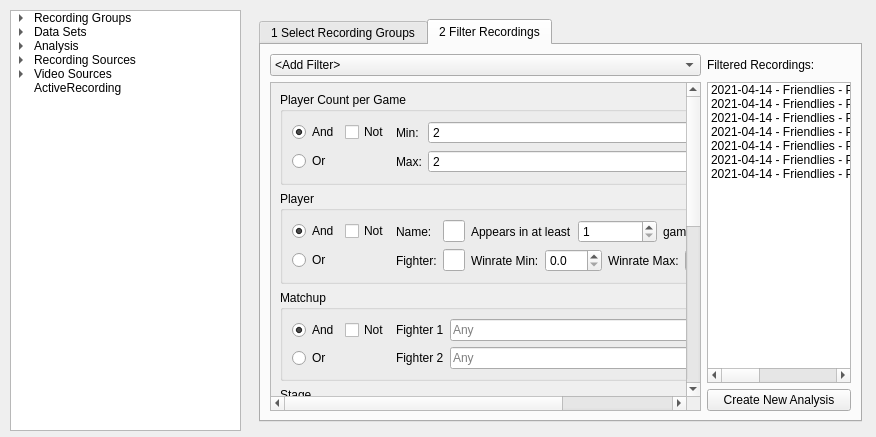
<?xml version="1.0" encoding="UTF-8"?>
<ui version="4.0">
 <class>Form</class>
 <widget class="QWidget" name="Form">
  <property name="geometry">
   <rect>
    <x>0</x>
    <y>0</y>
    <width>876</width>
    <height>437</height>
   </rect>
  </property>
  <property name="windowTitle">
   <string>Form</string>
  </property>
  <widget class="QTreeWidget" name="treeWidget">
   <property name="geometry">
    <rect>
     <x>10</x>
     <y>10</y>
     <width>231</width>
     <height>421</height>
    </rect>
   </property>
   <attribute name="headerVisible">
    <bool>false</bool>
   </attribute>
   <column>
    <property name="text">
     <string>1</string>
    </property>
   </column>
   <item>
    <property name="text">
     <string>Recording Groups</string>
    </property>
    <item>
     <property name="text">
      <string>All</string>
     </property>
    </item>
    <item>
     <property name="text">
      <string>Tournament 1</string>
     </property>
    </item>
    <item>
     <property name="text">
      <string>Practice</string>
     </property>
    </item>
   </item>
   <item>
    <property name="text">
     <string>Data Sets</string>
    </property>
    <item>
     <property name="text">
      <string>Data Set 1</string>
     </property>
    </item>
   </item>
   <item>
    <property name="text">
     <string>Analysis</string>
    </property>
    <item>
     <property name="text">
      <string>Analysis 1</string>
     </property>
     <item>
      <property name="text">
       <string>Kill Confirms</string>
      </property>
     </item>
     <item>
      <property name="text">
       <string>Sequence Search</string>
      </property>
     </item>
     <item>
      <property name="text">
       <string>Shield Entry</string>
      </property>
     </item>
     <item>
      <property name="text">
       <string>Visualizers</string>
      </property>
      <item>
       <property name="text">
        <string>Heat Map</string>
       </property>
      </item>
      <item>
       <property name="text">
        <string>Damage</string>
       </property>
      </item>
      <item>
       <property name="text">
        <string>Histogram</string>
       </property>
      </item>
      <item>
       <property name="text">
        <string>Video</string>
       </property>
      </item>
     </item>
    </item>
   </item>
   <item>
    <property name="text">
     <string>Recording Sources</string>
    </property>
    <item>
     <property name="text">
      <string>Default</string>
     </property>
    </item>
   </item>
   <item>
    <property name="text">
     <string>Video Sources</string>
    </property>
    <item>
     <property name="text">
      <string>ssbu-recordings</string>
     </property>
    </item>
   </item>
   <item>
    <property name="text">
     <string>ActiveRecording</string>
    </property>
   </item>
  </widget>
  <widget class="QStackedWidget" name="stackedWidget">
   <property name="geometry">
    <rect>
     <x>250</x>
     <y>10</y>
     <width>621</width>
     <height>421</height>
    </rect>
   </property>
   <property name="currentIndex">
    <number>0</number>
   </property>
   <widget class="QWidget" name="page">
    <layout class="QVBoxLayout" name="verticalLayout_2">
     <item>
      <widget class="QTabWidget" name="tabWidget">
       <property name="currentIndex">
        <number>1</number>
       </property>
       <widget class="QWidget" name="tab">
        <attribute name="title">
         <string>1 Select Recording Groups</string>
        </attribute>
        <layout class="QGridLayout" name="gridLayout" columnstretch="0,1,3">
         <item row="0" column="0">
          <widget class="QLabel" name="label">
           <property name="text">
            <string>Search:</string>
           </property>
          </widget>
         </item>
         <item row="0" column="1">
          <widget class="QLineEdit" name="lineEdit"/>
         </item>
         <item row="0" column="2" rowspan="2">
          <widget class="QListWidget" name="listWidget_2">
           <item>
            <property name="text">
             <string>2021-04-14 - Friendlies - Player 1 (Pikachu) vs Player 2 (Donkey Kong) Game 8</string>
            </property>
           </item>
           <item>
            <property name="text">
             <string>2021-04-14 - Friendlies - Player 1 (Pikachu) vs Player 2 (Donkey Kong) Game 7</string>
            </property>
           </item>
           <item>
            <property name="text">
             <string>2021-04-14 - Friendlies - Player 1 (Pikachu) vs Player 2 (Donkey Kong) Game 6</string>
            </property>
           </item>
           <item>
            <property name="text">
             <string>2021-04-14 - Friendlies - Player 1 (Pikachu) vs Player 2 (Donkey Kong) Game 5</string>
            </property>
           </item>
           <item>
            <property name="text">
             <string>2021-04-14 - Friendlies - Player 1 (Pikachu) vs Player 2 (Donkey Kong) Game 4</string>
            </property>
           </item>
           <item>
            <property name="text">
             <string>2021-04-14 - Friendlies - Player 1 (Pikachu) vs Player 2 (Donkey Kong) Game 3</string>
            </property>
           </item>
           <item>
            <property name="text">
             <string>2021-04-14 - Friendlies - Player 1 (Pikachu) vs Player 2 (Donkey Kong) Game 2</string>
            </property>
           </item>
          </widget>
         </item>
         <item row="1" column="0" colspan="2">
          <widget class="QListWidget" name="listWidget">
           <item>
            <property name="text">
             <string>All</string>
            </property>
            <property name="checkState">
             <enum>Unchecked</enum>
            </property>
           </item>
           <item>
            <property name="text">
             <string>Tournament 1</string>
            </property>
            <property name="checkState">
             <enum>Checked</enum>
            </property>
           </item>
           <item>
            <property name="text">
             <string>Practice</string>
            </property>
            <property name="checkState">
             <enum>Unchecked</enum>
            </property>
           </item>
          </widget>
         </item>
        </layout>
       </widget>
       <widget class="QWidget" name="tab_2">
        <attribute name="title">
         <string>2 Filter Recordings</string>
        </attribute>
        <layout class="QGridLayout" name="gridLayout_9" columnstretch="3,1">
         <item row="0" column="0">
          <widget class="QComboBox" name="comboBox_2">
           <item>
            <property name="text">
             <string>&lt;Add Filter&gt;</string>
            </property>
           </item>
          </widget>
         </item>
         <item row="0" column="1">
          <widget class="QLabel" name="label_19">
           <property name="text">
            <string>Filtered Recordings:</string>
           </property>
          </widget>
         </item>
         <item row="1" column="1">
          <widget class="QListWidget" name="listWidget_3">
           <item>
            <property name="text">
             <string>2021-04-14 - Friendlies - Player 1 (Pikachu) vs Player 2 (Donkey Kong) Game 8</string>
            </property>
           </item>
           <item>
            <property name="text">
             <string>2021-04-14 - Friendlies - Player 1 (Pikachu) vs Player 2 (Donkey Kong) Game 7</string>
            </property>
           </item>
           <item>
            <property name="text">
             <string>2021-04-14 - Friendlies - Player 1 (Pikachu) vs Player 2 (Donkey Kong) Game 6</string>
            </property>
           </item>
           <item>
            <property name="text">
             <string>2021-04-14 - Friendlies - Player 1 (Pikachu) vs Player 2 (Donkey Kong) Game 5</string>
            </property>
           </item>
           <item>
            <property name="text">
             <string>2021-04-14 - Friendlies - Player 1 (Pikachu) vs Player 2 (Donkey Kong) Game 4</string>
            </property>
           </item>
           <item>
            <property name="text">
             <string>2021-04-14 - Friendlies - Player 1 (Pikachu) vs Player 2 (Donkey Kong) Game 3</string>
            </property>
           </item>
           <item>
            <property name="text">
             <string>2021-04-14 - Friendlies - Player 1 (Pikachu) vs Player 2 (Donkey Kong) Game 2</string>
            </property>
           </item>
          </widget>
         </item>
         <item row="2" column="1">
          <widget class="QPushButton" name="pushButton_8">
           <property name="text">
            <string>Create New Analysis</string>
           </property>
          </widget>
         </item>
         <item row="1" column="0" rowspan="2">
          <widget class="QScrollArea" name="scrollArea">
           <property name="horizontalScrollBarPolicy">
            <enum>Qt::ScrollBarAsNeeded</enum>
           </property>
           <property name="widgetResizable">
            <bool>true</bool>
           </property>
           <widget class="QWidget" name="scrollAreaWidgetContents">
            <property name="geometry">
             <rect>
              <x>0</x>
              <y>-146</y>
              <width>429</width>
              <height>482</height>
             </rect>
            </property>
            <layout class="QVBoxLayout" name="verticalLayout">
             <item>
              <widget class="QGroupBox" name="groupBox">
               <property name="title">
                <string>Player Count per Game</string>
               </property>
               <layout class="QGridLayout" name="gridLayout_2">
                <item row="1" column="3">
                 <widget class="QLabel" name="label_3">
                  <property name="sizePolicy">
                   <sizepolicy hsizetype="Minimum" vsizetype="Preferred">
                    <horstretch>0</horstretch>
                    <verstretch>0</verstretch>
                   </sizepolicy>
                  </property>
                  <property name="text">
                   <string>Max:</string>
                  </property>
                 </widget>
                </item>
                <item row="0" column="4">
                 <widget class="QSpinBox" name="spinBox">
                  <property name="sizePolicy">
                   <sizepolicy hsizetype="MinimumExpanding" vsizetype="Fixed">
                    <horstretch>0</horstretch>
                    <verstretch>0</verstretch>
                   </sizepolicy>
                  </property>
                  <property name="minimum">
                   <number>1</number>
                  </property>
                  <property name="maximum">
                   <number>8</number>
                  </property>
                  <property name="value">
                   <number>2</number>
                  </property>
                 </widget>
                </item>
                <item row="0" column="3">
                 <widget class="QLabel" name="label_2">
                  <property name="sizePolicy">
                   <sizepolicy hsizetype="Minimum" vsizetype="Preferred">
                    <horstretch>0</horstretch>
                    <verstretch>0</verstretch>
                   </sizepolicy>
                  </property>
                  <property name="text">
                   <string>Min:</string>
                  </property>
                 </widget>
                </item>
                <item row="0" column="1">
                 <widget class="QCheckBox" name="checkBox">
                  <property name="text">
                   <string>Not</string>
                  </property>
                 </widget>
                </item>
                <item row="0" column="0">
                 <widget class="QRadioButton" name="radioButton">
                  <property name="text">
                   <string>And</string>
                  </property>
                  <property name="checked">
                   <bool>true</bool>
                  </property>
                 </widget>
                </item>
                <item row="1" column="0">
                 <widget class="QRadioButton" name="radioButton_2">
                  <property name="text">
                   <string>Or</string>
                  </property>
                 </widget>
                </item>
                <item row="1" column="4">
                 <widget class="QSpinBox" name="spinBox_2">
                  <property name="sizePolicy">
                   <sizepolicy hsizetype="MinimumExpanding" vsizetype="Fixed">
                    <horstretch>0</horstretch>
                    <verstretch>0</verstretch>
                   </sizepolicy>
                  </property>
                  <property name="minimum">
                   <number>1</number>
                  </property>
                  <property name="maximum">
                   <number>8</number>
                  </property>
                  <property name="value">
                   <number>2</number>
                  </property>
                 </widget>
                </item>
                <item row="0" column="5" rowspan="2">
                 <widget class="QPushButton" name="pushButton">
                  <property name="sizePolicy">
                   <sizepolicy hsizetype="Minimum" vsizetype="Fixed">
                    <horstretch>0</horstretch>
                    <verstretch>0</verstretch>
                   </sizepolicy>
                  </property>
                  <property name="minimumSize">
                   <size>
                    <width>0</width>
                    <height>0</height>
                   </size>
                  </property>
                  <property name="text">
                   <string>-</string>
                  </property>
                  <property name="iconSize">
                   <size>
                    <width>12</width>
                    <height>12</height>
                   </size>
                  </property>
                 </widget>
                </item>
               </layout>
              </widget>
             </item>
             <item>
              <widget class="QGroupBox" name="groupBox_2">
               <property name="title">
                <string>Player</string>
               </property>
               <layout class="QGridLayout" name="gridLayout_3">
                <item row="1" column="0">
                 <widget class="QRadioButton" name="radioButton_4">
                  <property name="text">
                   <string>Or</string>
                  </property>
                 </widget>
                </item>
                <item row="0" column="3">
                 <widget class="QLabel" name="label_5">
                  <property name="sizePolicy">
                   <sizepolicy hsizetype="Minimum" vsizetype="Preferred">
                    <horstretch>0</horstretch>
                    <verstretch>0</verstretch>
                   </sizepolicy>
                  </property>
                  <property name="text">
                   <string>Name:</string>
                  </property>
                 </widget>
                </item>
                <item row="0" column="4">
                 <widget class="QLineEdit" name="lineEdit_2"/>
                </item>
                <item row="0" column="1">
                 <widget class="QCheckBox" name="checkBox_2">
                  <property name="text">
                   <string>Not</string>
                  </property>
                 </widget>
                </item>
                <item row="0" column="5">
                 <layout class="QHBoxLayout" name="horizontalLayout">
                  <item>
                   <widget class="QLabel" name="label_6">
                    <property name="text">
                     <string>Appears in at least</string>
                    </property>
                   </widget>
                  </item>
                  <item>
                   <widget class="QSpinBox" name="spinBox_3">
                    <property name="minimum">
                     <number>1</number>
                    </property>
                    <property name="maximum">
                     <number>99999</number>
                    </property>
                   </widget>
                  </item>
                  <item>
                   <widget class="QLabel" name="label_7">
                    <property name="text">
                     <string>games</string>
                    </property>
                   </widget>
                  </item>
                 </layout>
                </item>
                <item row="0" column="7" rowspan="2">
                 <widget class="QPushButton" name="pushButton_2">
                  <property name="text">
                   <string>-</string>
                  </property>
                 </widget>
                </item>
                <item row="1" column="4">
                 <widget class="QLineEdit" name="lineEdit_3"/>
                </item>
                <item row="1" column="3">
                 <widget class="QLabel" name="label_4">
                  <property name="sizePolicy">
                   <sizepolicy hsizetype="Minimum" vsizetype="Preferred">
                    <horstretch>0</horstretch>
                    <verstretch>0</verstretch>
                   </sizepolicy>
                  </property>
                  <property name="text">
                   <string>Fighter:</string>
                  </property>
                 </widget>
                </item>
                <item row="1" column="5">
                 <layout class="QHBoxLayout" name="horizontalLayout_2">
                  <item>
                   <widget class="QLabel" name="label_11">
                    <property name="text">
                     <string>Winrate Min:</string>
                    </property>
                   </widget>
                  </item>
                  <item>
                   <widget class="QDoubleSpinBox" name="doubleSpinBox">
                    <property name="decimals">
                     <number>1</number>
                    </property>
                   </widget>
                  </item>
                  <item>
                   <widget class="QLabel" name="label_12">
                    <property name="text">
                     <string>Winrate Max:</string>
                    </property>
                   </widget>
                  </item>
                  <item>
                   <widget class="QDoubleSpinBox" name="doubleSpinBox_2">
                    <property name="decimals">
                     <number>1</number>
                    </property>
                    <property name="maximum">
                     <double>100.000000000000000</double>
                    </property>
                    <property name="value">
                     <double>100.000000000000000</double>
                    </property>
                   </widget>
                  </item>
                 </layout>
                </item>
                <item row="0" column="0">
                 <widget class="QRadioButton" name="radioButton_3">
                  <property name="text">
                   <string>And</string>
                  </property>
                  <property name="checked">
                   <bool>true</bool>
                  </property>
                 </widget>
                </item>
               </layout>
              </widget>
             </item>
             <item>
              <widget class="QGroupBox" name="groupBox_3">
               <property name="title">
                <string>Matchup</string>
               </property>
               <layout class="QGridLayout" name="gridLayout_4">
                <item row="0" column="1">
                 <widget class="QCheckBox" name="checkBox_3">
                  <property name="text">
                   <string>Not</string>
                  </property>
                 </widget>
                </item>
                <item row="0" column="5" rowspan="2">
                 <widget class="QPushButton" name="pushButton_3">
                  <property name="text">
                   <string>-</string>
                  </property>
                 </widget>
                </item>
                <item row="0" column="4">
                 <widget class="QLineEdit" name="lineEdit_4">
                  <property name="placeholderText">
                   <string>Any</string>
                  </property>
                 </widget>
                </item>
                <item row="1" column="0">
                 <widget class="QRadioButton" name="radioButton_5">
                  <property name="text">
                   <string>Or</string>
                  </property>
                 </widget>
                </item>
                <item row="1" column="3">
                 <widget class="QLabel" name="label_10">
                  <property name="sizePolicy">
                   <sizepolicy hsizetype="Minimum" vsizetype="Preferred">
                    <horstretch>0</horstretch>
                    <verstretch>0</verstretch>
                   </sizepolicy>
                  </property>
                  <property name="text">
                   <string>Fighter 2</string>
                  </property>
                 </widget>
                </item>
                <item row="0" column="3">
                 <widget class="QLabel" name="label_8">
                  <property name="sizePolicy">
                   <sizepolicy hsizetype="Minimum" vsizetype="Preferred">
                    <horstretch>0</horstretch>
                    <verstretch>0</verstretch>
                   </sizepolicy>
                  </property>
                  <property name="text">
                   <string>Fighter 1</string>
                  </property>
                 </widget>
                </item>
                <item row="1" column="4">
                 <widget class="QLineEdit" name="lineEdit_5">
                  <property name="text">
                   <string/>
                  </property>
                  <property name="placeholderText">
                   <string>Any</string>
                  </property>
                 </widget>
                </item>
                <item row="0" column="0">
                 <widget class="QRadioButton" name="radioButton_6">
                  <property name="text">
                   <string>And</string>
                  </property>
                  <property name="checked">
                   <bool>true</bool>
                  </property>
                 </widget>
                </item>
               </layout>
              </widget>
             </item>
             <item>
              <widget class="QGroupBox" name="groupBox_4">
               <property name="title">
                <string>Stage</string>
               </property>
               <layout class="QGridLayout" name="gridLayout_5">
                <item row="0" column="1">
                 <widget class="QCheckBox" name="checkBox_4">
                  <property name="text">
                   <string>Not</string>
                  </property>
                 </widget>
                </item>
                <item row="0" column="5" rowspan="2">
                 <widget class="QPushButton" name="pushButton_4">
                  <property name="text">
                   <string>-</string>
                  </property>
                 </widget>
                </item>
                <item row="1" column="0">
                 <widget class="QRadioButton" name="radioButton_7">
                  <property name="text">
                   <string>Or</string>
                  </property>
                 </widget>
                </item>
                <item row="0" column="3" rowspan="2">
                 <widget class="QLabel" name="label_9">
                  <property name="sizePolicy">
                   <sizepolicy hsizetype="Minimum" vsizetype="Preferred">
                    <horstretch>0</horstretch>
                    <verstretch>0</verstretch>
                   </sizepolicy>
                  </property>
                  <property name="text">
                   <string>Stage Name:</string>
                  </property>
                 </widget>
                </item>
                <item row="0" column="4" rowspan="2">
                 <widget class="QLineEdit" name="lineEdit_6">
                  <property name="placeholderText">
                   <string>Any</string>
                  </property>
                 </widget>
                </item>
               </layout>
              </widget>
             </item>
             <item>
              <widget class="QGroupBox" name="groupBox_5">
               <property name="title">
                <string>Game</string>
               </property>
               <layout class="QGridLayout" name="gridLayout_6">
                <item row="1" column="3">
                 <widget class="QLabel" name="label_15">
                  <property name="text">
                   <string>Winner:</string>
                  </property>
                 </widget>
                </item>
                <item row="0" column="3">
                 <widget class="QLabel" name="label_13">
                  <property name="sizePolicy">
                   <sizepolicy hsizetype="Minimum" vsizetype="Preferred">
                    <horstretch>0</horstretch>
                    <verstretch>0</verstretch>
                   </sizepolicy>
                  </property>
                  <property name="text">
                   <string>Format:</string>
                  </property>
                 </widget>
                </item>
                <item row="1" column="0">
                 <widget class="QRadioButton" name="radioButton_9">
                  <property name="text">
                   <string>Or</string>
                  </property>
                 </widget>
                </item>
                <item row="0" column="1">
                 <widget class="QCheckBox" name="checkBox_5">
                  <property name="text">
                   <string>Not</string>
                  </property>
                 </widget>
                </item>
                <item row="1" column="4">
                 <widget class="QComboBox" name="comboBox_3">
                  <item>
                   <property name="text">
                    <string>Player 1</string>
                   </property>
                  </item>
                 </widget>
                </item>
                <item row="0" column="5">
                 <widget class="QLabel" name="label_17">
                  <property name="text">
                   <string>Length min:</string>
                  </property>
                 </widget>
                </item>
                <item row="0" column="4">
                 <widget class="QComboBox" name="comboBox">
                  <property name="sizePolicy">
                   <sizepolicy hsizetype="MinimumExpanding" vsizetype="Fixed">
                    <horstretch>0</horstretch>
                    <verstretch>0</verstretch>
                   </sizepolicy>
                  </property>
                  <item>
                   <property name="text">
                    <string>Bo3</string>
                   </property>
                  </item>
                 </widget>
                </item>
                <item row="0" column="7" rowspan="2">
                 <widget class="QPushButton" name="pushButton_5">
                  <property name="text">
                   <string>-</string>
                  </property>
                 </widget>
                </item>
                <item row="0" column="6">
                 <widget class="QTimeEdit" name="timeEdit">
                  <property name="currentSection">
                   <enum>QDateTimeEdit::MinuteSection</enum>
                  </property>
                  <property name="displayFormat">
                   <string>mm:ss</string>
                  </property>
                 </widget>
                </item>
                <item row="1" column="5">
                 <widget class="QLabel" name="label_18">
                  <property name="text">
                   <string>Length Max:</string>
                  </property>
                 </widget>
                </item>
                <item row="1" column="6">
                 <widget class="QTimeEdit" name="timeEdit_2">
                  <property name="displayFormat">
                   <string>mm:ss</string>
                  </property>
                 </widget>
                </item>
                <item row="0" column="0">
                 <widget class="QRadioButton" name="radioButton_8">
                  <property name="text">
                   <string>And</string>
                  </property>
                  <property name="checked">
                   <bool>true</bool>
                  </property>
                 </widget>
                </item>
               </layout>
              </widget>
             </item>
             <item>
              <widget class="QGroupBox" name="groupBox_6">
               <property name="title">
                <string>Date</string>
               </property>
               <layout class="QGridLayout" name="gridLayout_7">
                <item row="0" column="5" rowspan="2">
                 <widget class="QPushButton" name="pushButton_6">
                  <property name="text">
                   <string>-</string>
                  </property>
                 </widget>
                </item>
                <item row="0" column="1">
                 <widget class="QCheckBox" name="checkBox_6">
                  <property name="text">
                   <string>Not</string>
                  </property>
                 </widget>
                </item>
                <item row="1" column="0">
                 <widget class="QRadioButton" name="radioButton_11">
                  <property name="text">
                   <string>Or</string>
                  </property>
                 </widget>
                </item>
                <item row="0" column="3">
                 <widget class="QLabel" name="label_14">
                  <property name="sizePolicy">
                   <sizepolicy hsizetype="Minimum" vsizetype="Preferred">
                    <horstretch>0</horstretch>
                    <verstretch>0</verstretch>
                   </sizepolicy>
                  </property>
                  <property name="text">
                   <string>From:</string>
                  </property>
                 </widget>
                </item>
                <item row="1" column="3">
                 <widget class="QLabel" name="label_16">
                  <property name="text">
                   <string>To:</string>
                  </property>
                 </widget>
                </item>
                <item row="0" column="4">
                 <widget class="QDateTimeEdit" name="dateTimeEdit">
                  <property name="sizePolicy">
                   <sizepolicy hsizetype="MinimumExpanding" vsizetype="Fixed">
                    <horstretch>0</horstretch>
                    <verstretch>0</verstretch>
                   </sizepolicy>
                  </property>
                 </widget>
                </item>
                <item row="1" column="4">
                 <widget class="QDateTimeEdit" name="dateTimeEdit_2">
                  <property name="sizePolicy">
                   <sizepolicy hsizetype="MinimumExpanding" vsizetype="Fixed">
                    <horstretch>0</horstretch>
                    <verstretch>0</verstretch>
                   </sizepolicy>
                  </property>
                 </widget>
                </item>
                <item row="0" column="0">
                 <widget class="QRadioButton" name="radioButton_10">
                  <property name="text">
                   <string>And</string>
                  </property>
                  <property name="checked">
                   <bool>true</bool>
                  </property>
                 </widget>
                </item>
               </layout>
              </widget>
             </item>
             <item>
              <widget class="QGroupBox" name="groupBox_7">
               <property name="title">
                <string>Damage</string>
               </property>
               <layout class="QGridLayout" name="gridLayout_8">
                <item row="0" column="5" rowspan="2">
                 <widget class="QPushButton" name="pushButton_7">
                  <property name="text">
                   <string>-</string>
                  </property>
                 </widget>
                </item>
                <item row="0" column="1">
                 <widget class="QCheckBox" name="checkBox_7">
                  <property name="text">
                   <string>Not</string>
                  </property>
                 </widget>
                </item>
                <item row="1" column="0">
                 <widget class="QRadioButton" name="radioButton_14">
                  <property name="text">
                   <string>Or</string>
                  </property>
                 </widget>
                </item>
                <item row="0" column="3" rowspan="2">
                 <widget class="QLabel" name="label_20">
                  <property name="text">
                   <string>Max:</string>
                  </property>
                 </widget>
                </item>
                <item row="0" column="4" rowspan="2">
                 <widget class="QDoubleSpinBox" name="doubleSpinBox_4">
                  <property name="sizePolicy">
                   <sizepolicy hsizetype="MinimumExpanding" vsizetype="Fixed">
                    <horstretch>0</horstretch>
                    <verstretch>0</verstretch>
                   </sizepolicy>
                  </property>
                  <property name="decimals">
                   <number>1</number>
                  </property>
                  <property name="maximum">
                   <double>999.000000000000000</double>
                  </property>
                  <property name="value">
                   <double>999.000000000000000</double>
                  </property>
                 </widget>
                </item>
                <item row="0" column="0">
                 <widget class="QRadioButton" name="radioButton_12">
                  <property name="text">
                   <string>And</string>
                  </property>
                  <property name="checked">
                   <bool>true</bool>
                  </property>
                 </widget>
                </item>
               </layout>
              </widget>
             </item>
            </layout>
           </widget>
          </widget>
         </item>
        </layout>
       </widget>
      </widget>
     </item>
    </layout>
   </widget>
   <widget class="QWidget" name="page_2">
    <layout class="QVBoxLayout" name="verticalLayout_3">
     <item>
      <widget class="QTabWidget" name="tabWidget_2">
       <property name="currentIndex">
        <number>0</number>
       </property>
       <widget class="QWidget" name="tab_3">
        <attribute name="title">
         <string>Data Set</string>
        </attribute>
        <widget class="QLabel" name="label_21">
         <property name="geometry">
          <rect>
           <x>20</x>
           <y>20</y>
           <width>121</width>
           <height>21</height>
          </rect>
         </property>
         <property name="text">
          <string>Select input data set to analyze:</string>
         </property>
        </widget>
        <widget class="QComboBox" name="comboBox_4">
         <property name="geometry">
          <rect>
           <x>20</x>
           <y>50</y>
           <width>121</width>
           <height>22</height>
          </rect>
         </property>
         <item>
          <property name="text">
           <string>Data Set 1</string>
          </property>
         </item>
        </widget>
        <widget class="QLabel" name="label_23">
         <property name="geometry">
          <rect>
           <x>20</x>
           <y>100</y>
           <width>131</width>
           <height>16</height>
          </rect>
         </property>
         <property name="text">
          <string>Select point of view:</string>
         </property>
        </widget>
        <widget class="QComboBox" name="comboBox_5">
         <property name="geometry">
          <rect>
           <x>20</x>
           <y>130</y>
           <width>121</width>
           <height>22</height>
          </rect>
         </property>
         <item>
          <property name="text">
           <string>Player 1</string>
          </property>
         </item>
        </widget>
       </widget>
       <widget class="QWidget" name="tab_4">
        <attribute name="title">
         <string>Kill Confirms</string>
        </attribute>
        <widget class="QWidget" name="formLayoutWidget">
         <property name="geometry">
          <rect>
           <x>20</x>
           <y>30</y>
           <width>161</width>
           <height>111</height>
          </rect>
         </property>
         <layout class="QFormLayout" name="formLayout">
          <item row="0" column="0">
           <widget class="QLabel" name="label_22">
            <property name="text">
             <string>Kill confirms found:</string>
            </property>
           </widget>
          </item>
          <item row="1" column="0">
           <widget class="QLabel" name="label_24">
            <property name="text">
             <string>Unique sequences:</string>
            </property>
           </widget>
          </item>
          <item row="0" column="1">
           <widget class="QLineEdit" name="lineEdit_7">
            <property name="text">
             <string>8</string>
            </property>
           </widget>
          </item>
          <item row="1" column="1">
           <widget class="QLineEdit" name="lineEdit_8">
            <property name="text">
             <string>2</string>
            </property>
           </widget>
          </item>
          <item row="2" column="0">
           <spacer name="verticalSpacer">
            <property name="orientation">
             <enum>Qt::Vertical</enum>
            </property>
            <property name="sizeHint" stdset="0">
             <size>
              <width>20</width>
              <height>40</height>
             </size>
            </property>
           </spacer>
          </item>
          <item row="3" column="0" colspan="2">
           <widget class="QPushButton" name="pushButton_9">
            <property name="text">
             <string>Visualize</string>
            </property>
           </widget>
          </item>
         </layout>
        </widget>
       </widget>
       <widget class="QWidget" name="tab_5">
        <attribute name="title">
         <string>Sequence Search</string>
        </attribute>
       </widget>
       <widget class="QWidget" name="tab_6">
        <attribute name="title">
         <string>Shield Entry</string>
        </attribute>
       </widget>
       <widget class="QWidget" name="tab_7">
        <attribute name="title">
         <string>+</string>
        </attribute>
       </widget>
      </widget>
     </item>
    </layout>
   </widget>
   <widget class="QWidget" name="page_3">
    <layout class="QVBoxLayout" name="verticalLayout_4">
     <item>
      <widget class="QTabWidget" name="tabWidget_3">
       <property name="currentIndex">
        <number>0</number>
       </property>
       <widget class="QWidget" name="tab_8">
        <attribute name="title">
         <string>Settings</string>
        </attribute>
        <widget class="QLabel" name="label_25">
         <property name="geometry">
          <rect>
           <x>30</x>
           <y>20</y>
           <width>81</width>
           <height>16</height>
          </rect>
         </property>
         <property name="text">
          <string>Analysis to visualize:</string>
         </property>
        </widget>
        <widget class="QComboBox" name="comboBox_6">
         <property name="geometry">
          <rect>
           <x>30</x>
           <y>50</y>
           <width>91</width>
           <height>22</height>
          </rect>
         </property>
         <item>
          <property name="text">
           <string>Kill Confirms</string>
          </property>
         </item>
        </widget>
       </widget>
       <widget class="QWidget" name="tab_9">
        <attribute name="title">
         <string>Video</string>
        </attribute>
       </widget>
       <widget class="QWidget" name="Histogram">
        <attribute name="title">
         <string>Histogram</string>
        </attribute>
       </widget>
       <widget class="QWidget" name="tab_11">
        <attribute name="title">
         <string>Damage</string>
        </attribute>
       </widget>
       <widget class="QWidget" name="tab_12">
        <attribute name="title">
         <string>Heat Map</string>
        </attribute>
       </widget>
       <widget class="QWidget" name="tab_13">
        <attribute name="title">
         <string>+</string>
        </attribute>
       </widget>
      </widget>
     </item>
    </layout>
   </widget>
  </widget>
 </widget>
 <resources/>
 <connections/>
</ui>
